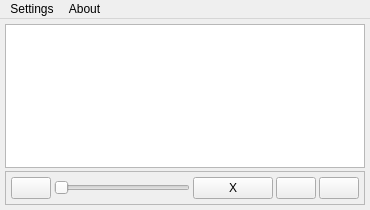
<?xml version="1.0" encoding="UTF-8"?>
<ui version="4.0">
 <class>MainWindow</class>
 <widget class="QMainWindow" name="MainWindow">
  <property name="geometry">
   <rect>
    <x>0</x>
    <y>0</y>
    <width>370</width>
    <height>210</height>
   </rect>
  </property>
  <property name="windowTitle">
   <string>MainWindow</string>
  </property>
  <widget class="QWidget" name="centralWidget">
   <layout class="QVBoxLayout" name="verticalLayout">
    <property name="spacing">
     <number>3</number>
    </property>
    <property name="margin">
     <number>5</number>
    </property>
    <item>
     <widget class="TeamRadarView" name="view"/>
    </item>
    <item>
     <widget class="QFrame" name="fmControls">
      <property name="frameShape">
       <enum>QFrame::StyledPanel</enum>
      </property>
      <property name="frameShadow">
       <enum>QFrame::Raised</enum>
      </property>
      <layout class="QHBoxLayout" name="horizontalLayout">
       <property name="spacing">
        <number>3</number>
       </property>
       <property name="margin">
        <number>5</number>
       </property>
       <item>
        <widget class="QPushButton" name="btPlayPause">
         <property name="text">
          <string/>
         </property>
        </widget>
       </item>
       <item>
        <widget class="QSlider" name="slider">
         <property name="orientation">
          <enum>Qt::Horizontal</enum>
         </property>
        </widget>
       </item>
       <item>
        <widget class="QPushButton" name="btSpeed">
         <property name="text">
          <string>X</string>
         </property>
        </widget>
       </item>
       <item>
        <widget class="QPushButton" name="btDownload">
         <property name="text">
          <string/>
         </property>
         <property name="icon">
          <iconset resource="Resource.qrc">
           <normaloff>:/Images/Download.png</normaloff>:/Images/Download.png</iconset>
         </property>
        </widget>
       </item>
       <item>
        <widget class="QPushButton" name="btEvents">
         <property name="text">
          <string/>
         </property>
        </widget>
       </item>
      </layout>
     </widget>
    </item>
   </layout>
  </widget>
  <widget class="QMenuBar" name="menuBar">
   <property name="geometry">
    <rect>
     <x>0</x>
     <y>0</y>
     <width>370</width>
     <height>25</height>
    </rect>
   </property>
   <widget class="QMenu" name="menuMode">
    <property name="title">
     <string>Settings</string>
    </property>
    <addaction name="actionOnline"/>
    <addaction name="actionOffline"/>
    <addaction name="actionSelectProject"/>
    <addaction name="actionSettings"/>
   </widget>
   <widget class="QMenu" name="menuAbout">
    <property name="title">
     <string>About</string>
    </property>
    <addaction name="actionAbout"/>
   </widget>
   <addaction name="menuMode"/>
   <addaction name="menuAbout"/>
  </widget>
  <action name="actionOnline">
   <property name="text">
    <string>Online</string>
   </property>
  </action>
  <action name="actionOffline">
   <property name="text">
    <string>Offline</string>
   </property>
  </action>
  <action name="actionSettings">
   <property name="text">
    <string>Settings</string>
   </property>
  </action>
  <action name="actionAbout">
   <property name="text">
    <string>About</string>
   </property>
  </action>
  <action name="actionSelectProject">
   <property name="text">
    <string>Select project</string>
   </property>
  </action>
 </widget>
 <layoutdefault spacing="6" margin="11"/>
 <customwidgets>
  <customwidget>
   <class>TeamRadarView</class>
   <extends>QGraphicsView</extends>
   <header>../QtCreator/src/plugins/TeamRadar/TeamRadarView.h</header>
  </customwidget>
 </customwidgets>
 <resources>
  <include location="Resource.qrc"/>
 </resources>
 <connections/>
</ui>
